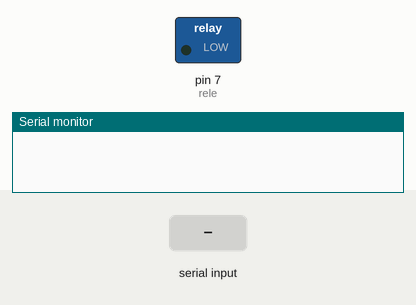
A sketch run on a simulated Arduino Uno, built with avr-gcc and run on an emulated ATmega328P. On the bench: switched loads named in the sketch (green lamp = pin HIGH), the last lines printed to the serial monitor. The inputs (shaded band) are chosen by the test bench.

Above: at 1.2 s.
1.3 s: "DESLIGAR\n" received over Serial
At 2.5 s:
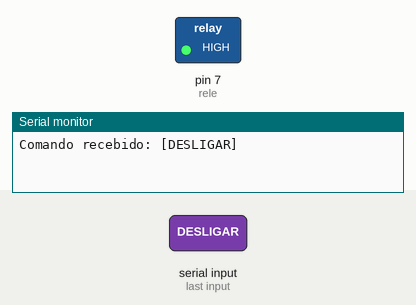
2.8 s: "LIGAR\n" received over Serial
At 3.8 s:
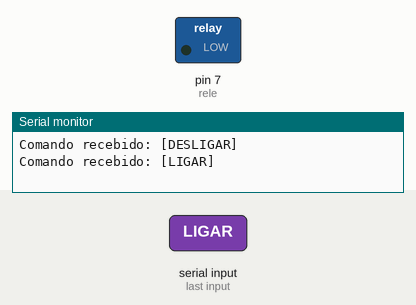
Timing chart, 0 to 5.8 s (numbered marks = the images above; inputs shaded):
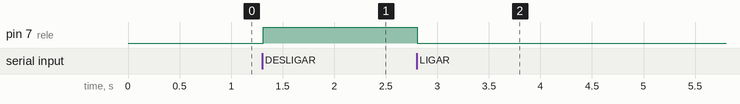

Measured:
- after the input at 1.3 s, pin 7 (rele): LOW → HIGH at once
- after the input at 2.8 s, pin 7 (rele): HIGH → LOW at once

The sketch:

modArduinoLigarRele_v1.ino
```cpp
int rele = 7;

void setup() {
  Serial.begin(9600);
  pinMode(rele, OUTPUT);
  digitalWrite(rele, LOW);
}

void loop() {
  if (Serial.available()) {
    String comando = Serial.readStringUntil('\n');
    comando.trim();

    Serial.print("Comando recebido: [");
    Serial.print(comando);
    Serial.println("]");

    if (comando == "LIGAR") {
      digitalWrite(rele, LOW);
    } else if (comando == "DESLIGAR") {
      digitalWrite(rele, HIGH);
    } else {
      Serial.println("Comando desconhecido");
    }
  }
}
```
